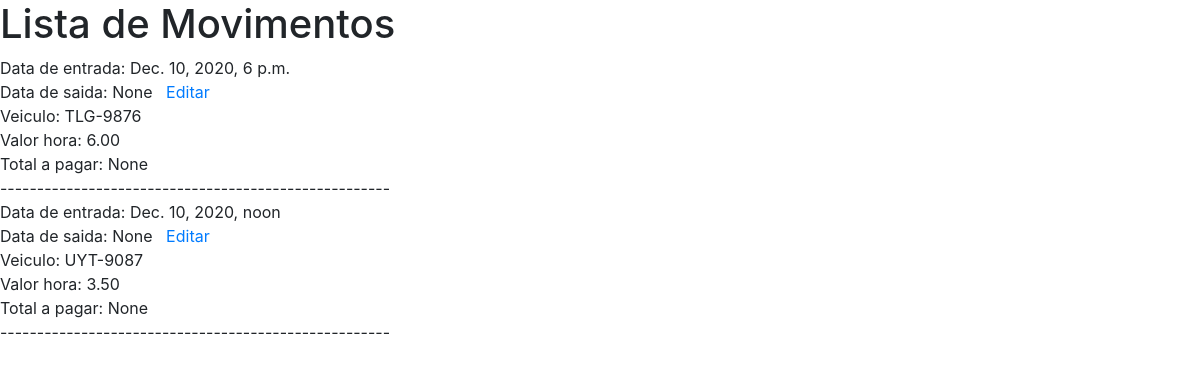
Before: /listagem_movimentos/ (signed in) with the older database file.
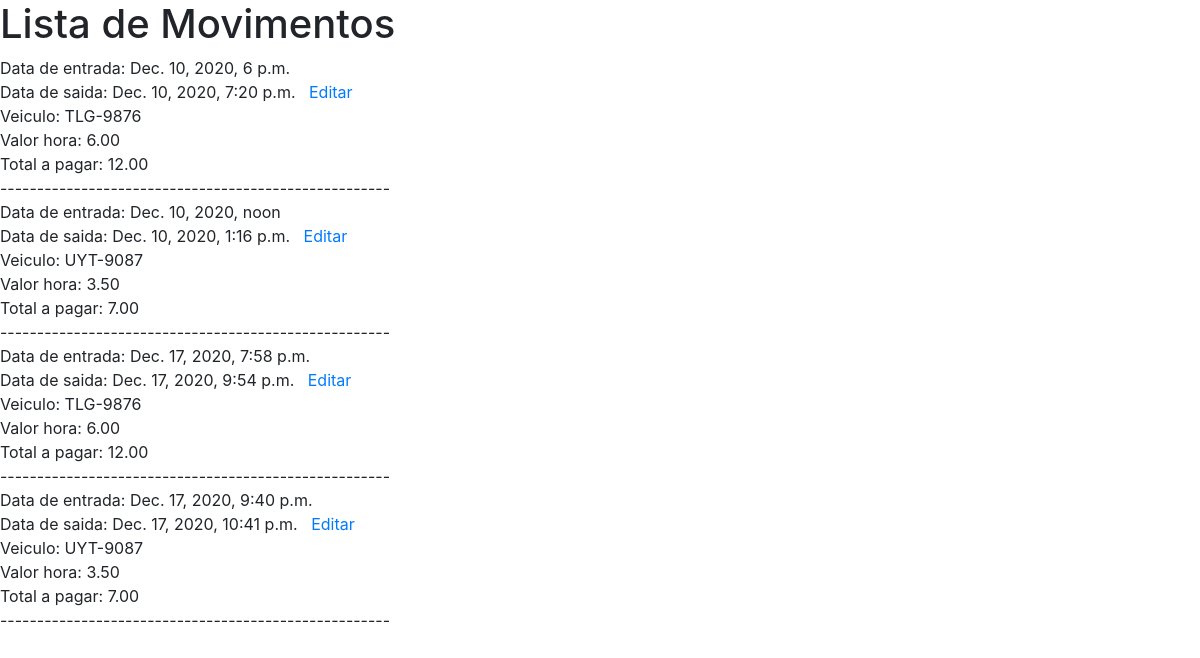
After: the same page with the newer database file.
### core/models.py (models this page shows, shortened)
class Movimento(models.Model):
    data_entrada = models.DateTimeField(auto_now_add=None)
    data_saida = models.DateTimeField(auto_now_add=None, blank=True, null=True)
    id_veiculo = models.ForeignKey("Veiculo", on_delete=models.CASCADE)
    valor_hora = models.ForeignKey("Parametro", on_delete=models.CASCADE)
    total = models.DecimalField(max_digits=10, decimal_places=2, blank=True, null=True)
    class Meta:
        verbose_name_plural = 'Movimentos'

class Veiculo(models.Model):
    fabricante = models.CharField(max_length=50)
    modelo = models.CharField(max_length=50)
    ano = models.CharField(max_length=4, blank=True, null=True)
    cor = models.CharField(max_length=20, blank=True, null=True)
    placa = models.CharField(max_length=10)
    foto = models.ImageField(upload_to='fotos_veiculos', blank=True, null=True)
    id_cliente = models.ForeignKey("Cliente", on_delete=models.CASCADE)
    class Meta:
        verbose_name_plural = 'Veículos'

class Parametro(models.Model):
    descricao = models.CharField(max_length=20)
    valor = models.DecimalField(max_digits=8, decimal_places=2)
    class Meta:
        verbose_name_plural = 'Parâmetros'

### core/views.py (the view)
# urls.py: path('listagem_movimentos/', listagem_movimentos, name='url_listagem_movimentos'),
@login_required
def listagem_movimentos(request):
    dados = Movimento.objects.all()
    contexto = {'movimentos': dados}
    return render(request, 'core/listagem_movimentos.html', contexto)

### core/templates/core/listagem_movimentos.html (shortened to what this page needs)
{% extends 'base.html' %}
{% block main %}
    <h1>Lista de Movimentos</h1>
    {% for movimento in movimentos %}
        Data de entrada: {{ movimento.data_entrada }} <br>
        Data de saida: {{ movimento.data_saida }} &nbsp;
            <a href="{% url 'url_atualiza_movimento' movimento.id %}">Editar</a>
        <br>
        Veiculo: {{ movimento.id_veiculo.placa }} <br>
        Valor hora: {{ movimento.valor_hora.valor }} <br>
        Total a pagar: {{ movimento.total }} <br>
        ----------------------------------------------------- <br>
    {% endfor %}
{% endblock %}

Changed rows visible on the page:
changed Movimento: data_saida "None" → "Dec. 10, 2020, 7:20 p.m."; total "None" → "12.00"
changed Movimento: data_saida "None" → "Dec. 10, 2020, 1:16 p.m."; total "None" → "7.00"
added Movimento: data_entrada "Dec. 17, 2020, 7:58 p.m.", data_saida "Dec. 17, 2020, 9:54 p.m.", id_veiculo.placa "TLG-9876", valor_hora.valor "6.00", total "12.00"
added Movimento: data_entrada "Dec. 17, 2020, 9:40 p.m.", data_saida "Dec. 17, 2020, 10:41 p.m.", id_veiculo.placa "UYT-9087", valor_hora.valor "3.50", total "7.00"
